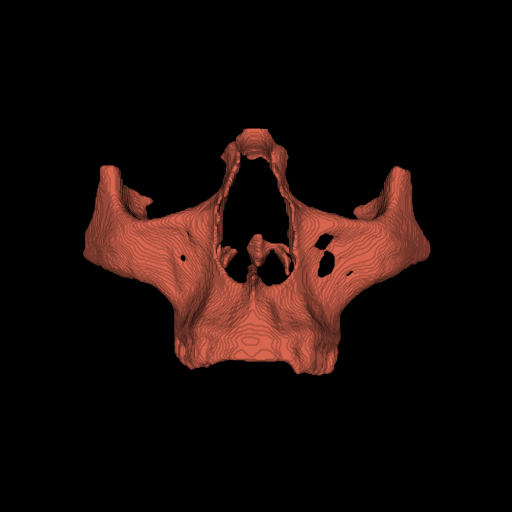
#> input picture notebooks/output/frontProjection.png, 1024 x 1024 px (shown at 1/2 size)
$ jupyter execute frontProjection.ipynb
#> lines starting #> are read from the running program, lines starting #| are printed output that depends on the picture; after the words box and inside, x2 and y2 are one past the last pixel; in counts of white or black regions, pixels touching at a corner belong together
### Подключаем библиотеки

[cell 1]
from vtkmodules.vtkCommonColor import vtkNamedColors
from vtkmodules.vtkFiltersSources import vtkSphereSource
from vtkmodules.vtkIOImage import (
    vtkBMPWriter,
    vtkJPEGWriter,
    vtkPNGWriter,
    vtkPNMWriter,
    vtkPostScriptWriter,
    vtkTIFFWriter
)
from vtkmodules.vtkRenderingCore import (
    vtkActor,
    vtkPolyDataMapper,
    vtkRenderWindow,
    vtkRenderWindowInteractor,
    vtkRenderer,
    vtkWindowToImageFilter
)

from vtk import vtkPolyDataReader, vtkTransform, vtkPlane

import os

import cv2
import numpy as np

### Генерируем фронтальную проекцию vtk модели

[cell 2]
VTK_INPUT_FILE = os.path.join("assets", "input.vtk")
OUTPUT_FILE = os.path.join('output', 'frontProjection')

[cell 3]
def main():
    colors = vtkNamedColors()

    # Set the background color.
    colors.SetColor('BkgColor', [0, 0, 0, 255])

    reader = vtkPolyDataReader()
    reader.SetFileName(VTK_INPUT_FILE)
    reader.Update()

    data = reader.GetOutput()

    # create a rendering window and renderer
    ren = vtkRenderer()
    renWin = vtkRenderWindow()
    renWin.ShowWindowOff()
    renWin.AddRenderer(ren)
    renWin.SetSize(1024, 1024)

    # create a renderwindowinteractor
    # iren = vtkRenderWindowInteractor()
    # iren.SetRenderWindow(renWin)

    # create source
    source = vtkSphereSource()
    source.SetCenter(0, 0, 0)
    source.SetRadius(5.0)

    # mapper
    mapper = vtkPolyDataMapper()
    mapper.SetInputData(data)

    # actor
    actor = vtkActor()
    actor.SetMapper(mapper)

    # color the actor
    actor.GetProperty().SetColor(colors.GetColor3d('Yellow'))

    # assign actor to the renderer
    ren.AddActor(actor)
    ren.SetBackground(colors.GetColor3d('BkgColor'))

    center_x, center_y, center_z = actor.GetCenter()
    w = vtkTransform()
    w.Translate(-center_x, -center_y, -center_z)
    # set up needed angle
    # w.RotateY(180)
    w.RotateX(-90)
    actor.SetUserTransform(w)

    renWin.SetWindowName('ImageWriter')
    renWin.Render()

    # ext = ['', '.png', '.jpg', '.ps', '.tiff', '.bmp', '.pnm']
    ext = ['.png']
    filenames = list(map(lambda x: OUTPUT_FILE + x, ext))
    for f in filenames:
        writeImage(f, renWin, rgba=False)


def writeImage(fileName, renWin, rgba=True):
    # Select the writer to use.
    path, ext = os.path.splitext(fileName)
    ext = ext.lower()
    if not ext:
        ext = '.png'
        fileName = fileName + ext
    if ext == '.bmp':
        writer = vtkBMPWriter()
    elif ext == '.jpg':
        writer = vtkJPEGWriter()
    elif ext == '.pnm':
        writer = vtkPNMWriter()
    elif ext == '.ps':
        if rgba:
            rgba = False
        writer = vtkPostScriptWriter()
    elif ext == '.tiff':
        writer = vtkTIFFWriter()
    else:
        writer = vtkPNGWriter()

    windowto_image_filter = vtkWindowToImageFilter()
    windowto_image_filter.SetInput(renWin)
    windowto_image_filter.SetScale(1)
    if rgba:
        windowto_image_filter.SetInputBufferTypeToRGBA()
    else:
        windowto_image_filter.SetInputBufferTypeToRGB()
        windowto_image_filter.ReadFrontBufferOff()
        windowto_image_filter.Update()

    writer.SetFileName(fileName)
    writer.SetInputConnection(windowto_image_filter.GetOutputPort())
    writer.Write()


main()
#> (the call stopped at in main, `colors = vtkNamedColors()`: vtkmodules is not available in this run)

### Генерируем контур вдоль носового отверстия

[cell 4]
CONTOUR_INPUT = os.path.join('output', 'frontProjection.png')
CONTOUR_OUTPUT = os.path.join('output', 'contouredNose.png')

[cell 5]
img = cv2.imread(CONTOUR_INPUT)
#> img is the input picture: shape (1024, 1024, 3); mean B, G, R 8.6, 11, 23.4

gray = cv2.cvtColor(img, cv2.COLOR_BGR2GRAY)
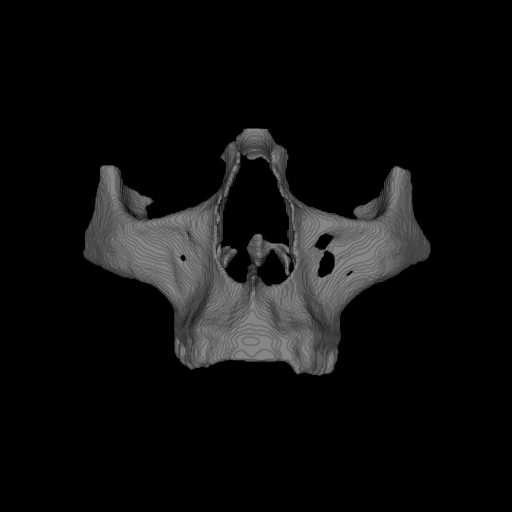
#> gray: shape (1024, 1024) (shown at 1/2 size); min 0, max 133, mean 14.4

blur = cv2.medianBlur(gray, 27)

cv2.imwrite(CONTOUR_OUTPUT, blur)
ret, thresh = cv2.threshold(blur, 110, 255, cv2.THRESH_OTSU)
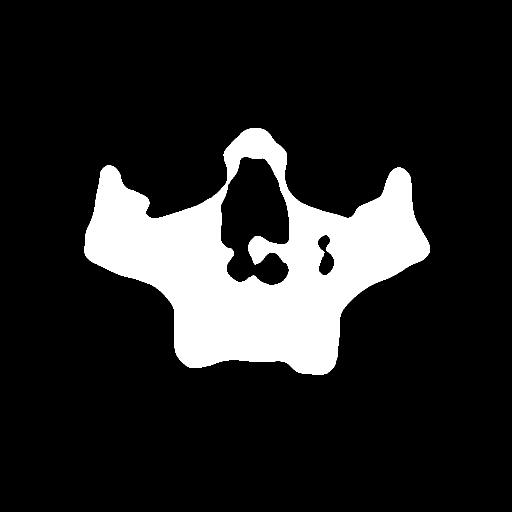
#> thresh: shape (1024, 1024) (shown at 1/2 size); 14.7% white; 1 white region, box (x1, y1, x2, y2) and area: (169, 257, 860, 750) 154189
#> ret = 47

canny = cv2.Canny(thresh, 100, 200)
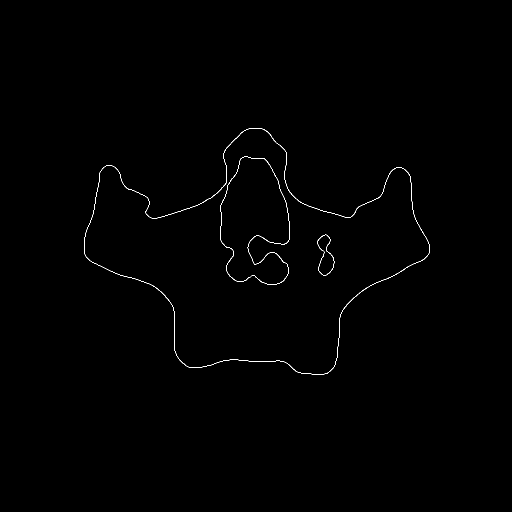
#> canny: shape (1024, 1024) (shown at 1/2 size); 0.33% white in thin lines or dots, all inside (x1, y1, x2, y2) = (168, 256, 860, 750)

contours, hierarchy = cv2.findContours(canny, cv2.RETR_TREE, cv2.CHAIN_APPROX_NONE)
#> contours = 6 contours; box (x1, y1, x2, y2) and area: (168, 256, 860, 750) 180893, (168, 256, 860, 750) 180604, (441, 312, 579, 570) 25062, (441, 312, 579, 570) 24948, (634, 469, 669, 551) 1609, (634, 469, 669, 551) 1568

contour_list = []
for contour in contours:
    approx = cv2.approxPolyDP(contour, 0.01 * cv2.arcLength(contour, True), True)
    area = cv2.contourArea(contour)
    contour_list.append(contour)
#> this loop made 6 passes
#> area on passes 1 to 6: 180893, 180604, 1609, 1568, 25062, 24948.5
#> after the loop, contour_list has the same summary as contours

# Biggest contour are outter
contour = sorted(contour_list, key=lambda c: cv2.contourArea(c))[-3]
#> contour = contour of 792 points, box (x1, y1, x2, y2) (441, 312, 579, 570), area 25062

cv2.drawContours(img, [contour], -1, (0, 255, 0), 2)
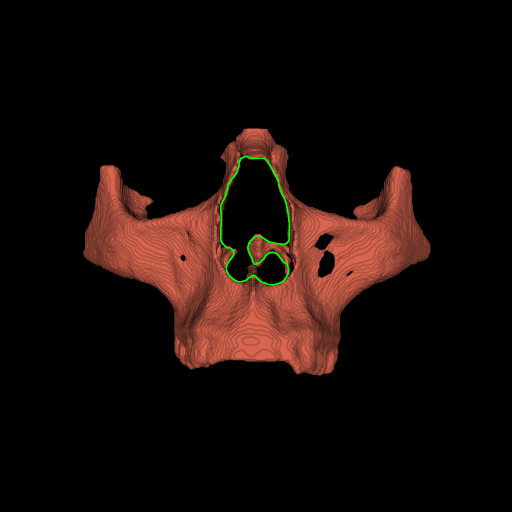
#> img: shape (1024, 1024, 3) (shown at 1/2 size); 0.28% of pixels changed, all inside (x1, y1, x2, y2) = (440, 311, 580, 571)

cv2.imwrite(CONTOUR_OUTPUT, img)
#> Out = True
